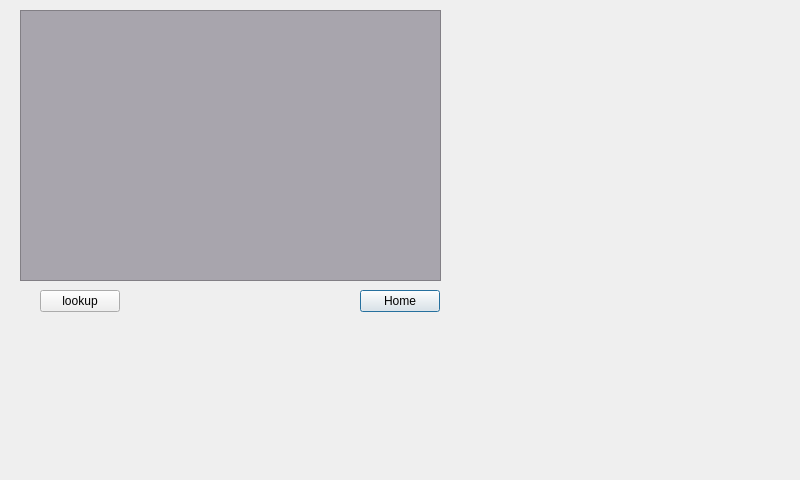
<?xml version="1.0" encoding="UTF-8"?>
<ui version="4.0">
 <class>LookupPage</class>
 <widget class="QDialog" name="LookupPage">
  <property name="geometry">
   <rect>
    <x>0</x>
    <y>0</y>
    <width>800</width>
    <height>480</height>
   </rect>
  </property>
  <property name="windowTitle">
   <string>Dialog</string>
  </property>
  <widget class="QPushButton" name="HomeButtonL">
   <property name="geometry">
    <rect>
     <x>360</x>
     <y>290</y>
     <width>80</width>
     <height>22</height>
    </rect>
   </property>
   <property name="text">
    <string>Home</string>
   </property>
  </widget>
  <widget class="QTextBrowser" name="ResultText">
   <property name="geometry">
    <rect>
     <x>20</x>
     <y>10</y>
     <width>421</width>
     <height>271</height>
    </rect>
   </property>
   <property name="styleSheet">
    <string notr="true">background-color: rgb(168, 165, 173);</string>
   </property>
  </widget>
  <widget class="QPushButton" name="pushButton">
   <property name="geometry">
    <rect>
     <x>40</x>
     <y>290</y>
     <width>80</width>
     <height>22</height>
    </rect>
   </property>
   <property name="text">
    <string>lookup</string>
   </property>
  </widget>
 </widget>
 <resources/>
 <connections>
  <connection>
   <sender>HomeButtonL</sender>
   <signal>clicked()</signal>
   <receiver>LookupPage</receiver>
   <slot>reject()</slot>
   <hints>
    <hint type="sourcelabel">
     <x>366</x>
     <y>302</y>
    </hint>
    <hint type="destinationlabel">
     <x>229</x>
     <y>325</y>
    </hint>
   </hints>
  </connection>
 </connections>
</ui>
